Frame 1 (no input): blank canvas, image omitted
Frame 60 (no input): blank canvas, image omitted
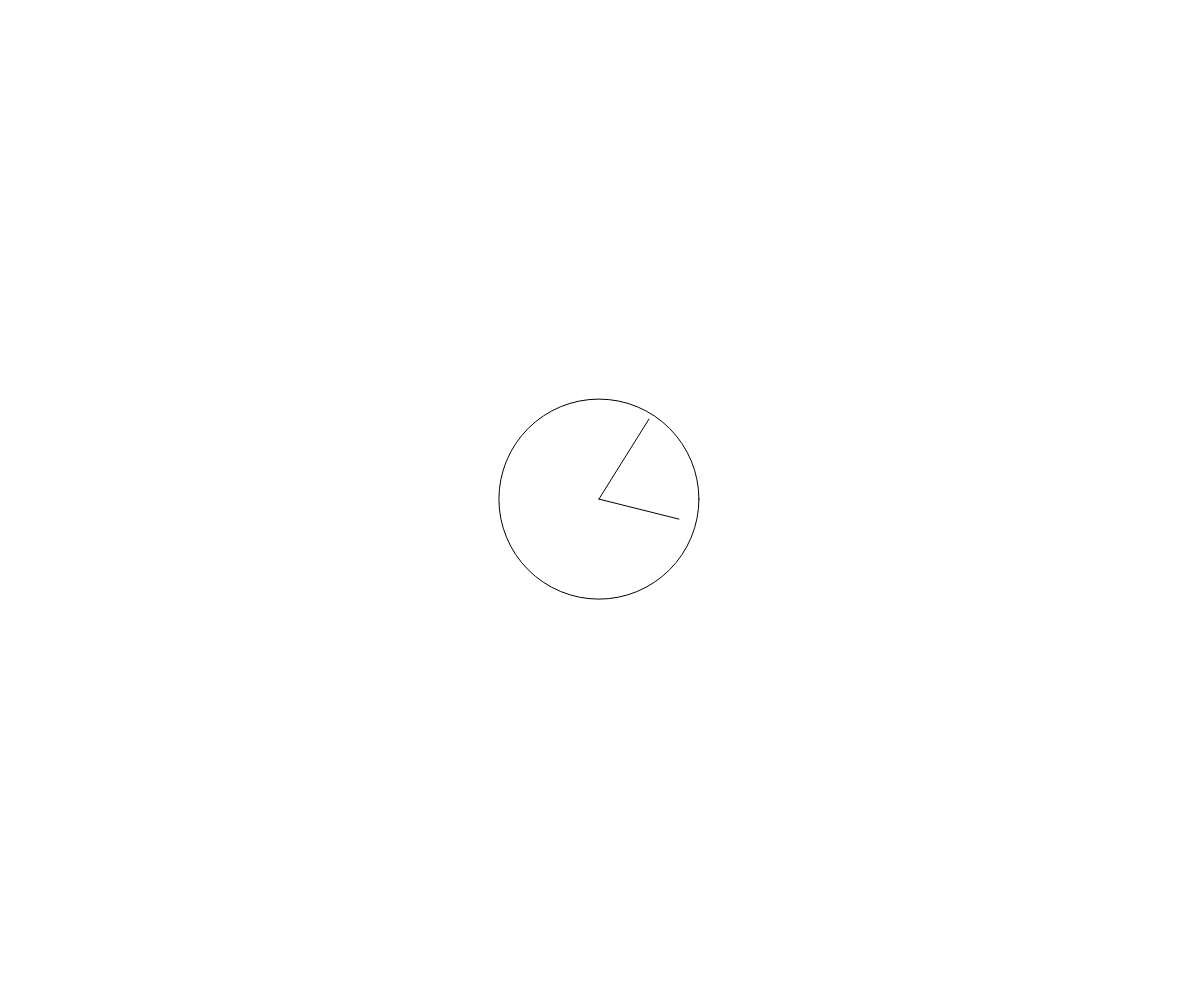
Frame 120 (the mouse pressed at the canvas centre since frame 60)

The p5.js sketch whose frames 1 and 60 were blank and that drew this single picture after the mouse press (run headless with seeded random() and noise() and a simulated clock; from frame 60 on, the mouse is pressed at the canvas centre):

// p5.js sketch
// ── sketch.js

let canvas;
let xPos=0
let yPos=0
let easing=0.1

function setup() {
    createCanvas(windowWidth, windowHeight);
    canvas = createCanvas(windowWidth, windowHeight);
    canvas.position(0, 0);
    canvas.style('z-index', '-1');
    //background(220);
}

function windowResized() {
    resizeCanvas(windowWidth, windowHeight);
}

function draw() {
    clear();
xPos=xPos+(mouseX-xPos)*easing;
yPos=yPos+(mouseY-yPos)*easing;




    drawThing(xPos, yPos);

   
}

function drawThing(_x, _y) {   // 
  noFill();
  ellipse(_x, _y, 200);

  // 
  line(_x, _y, _x + 50, _y - 80);
  line(_x, _y, _x + 80, _y + 20);
   
}
